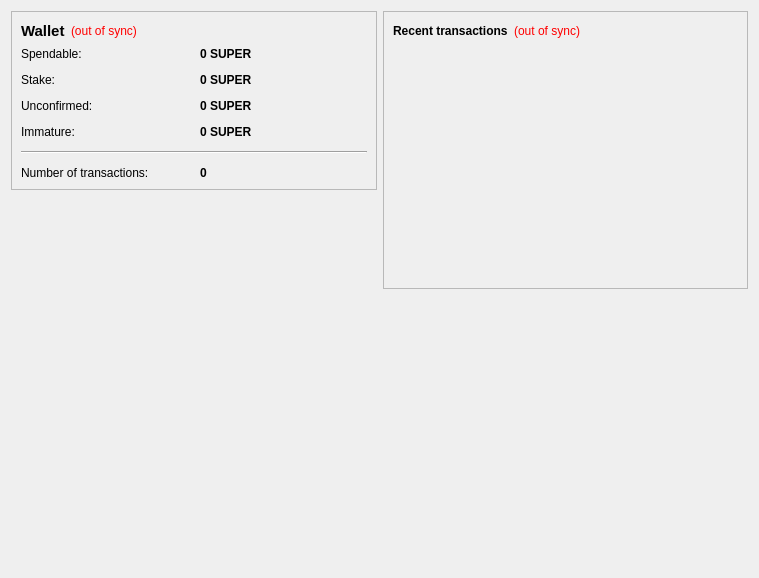
<?xml version="1.0" encoding="UTF-8"?>
<ui version="4.0">
 <class>OverviewPage</class>
 <widget class="QWidget" name="OverviewPage">
  <property name="geometry">
   <rect>
    <x>0</x>
    <y>0</y>
    <width>759</width>
    <height>578</height>
   </rect>
  </property>
  <property name="windowTitle">
   <string>Form</string>
  </property>
  <layout class="QHBoxLayout" name="horizontalLayout">
   <item>
    <layout class="QVBoxLayout" name="verticalLayout_2">
     <item>
      <widget class="QFrame" name="frame">
       <property name="frameShape">
        <enum>QFrame::StyledPanel</enum>
       </property>
       <property name="frameShadow">
        <enum>QFrame::Raised</enum>
       </property>
       <layout class="QVBoxLayout" name="verticalLayout_4">
        <item>
         <layout class="QHBoxLayout" name="horizontalLayout_4">
          <item>
           <widget class="QLabel" name="label_5">
            <property name="font">
             <font>
              <pointsize>11</pointsize>
              <weight>75</weight>
              <bold>true</bold>
             </font>
            </property>
            <property name="text">
             <string>Wallet</string>
            </property>
           </widget>
          </item>
          <item>
           <widget class="QLabel" name="labelWalletStatus">
            <property name="toolTip">
             <string>The displayed information may be out of date. Your wallet automatically synchronizes with the Vital network after a connection is established, but this process has not completed yet.</string>
            </property>
            <property name="styleSheet">
             <string notr="true">QLabel { color: red; }</string>
            </property>
            <property name="text">
             <string notr="true">(out of sync)</string>
            </property>
            <property name="alignment">
             <set>Qt::AlignLeading|Qt::AlignLeft|Qt::AlignVCenter</set>
            </property>
           </widget>
          </item>
          <item>
           <spacer name="horizontalSpacer_2">
            <property name="orientation">
             <enum>Qt::Horizontal</enum>
            </property>
            <property name="sizeHint" stdset="0">
             <size>
              <width>40</width>
              <height>20</height>
             </size>
            </property>
           </spacer>
          </item>
         </layout>
        </item>
        <item>
         <layout class="QGridLayout" name="gridLayout">
          <property name="spacing">
           <number>12</number>
          </property>
          <item row="0" column="0">
           <widget class="QLabel" name="label">
            <property name="text">
             <string>Spendable:</string>
            </property>
           </widget>
          </item>
          <item row="0" column="1">
           <widget class="QLabel" name="labelBalance">
            <property name="font">
             <font>
              <weight>75</weight>
              <bold>true</bold>
             </font>
            </property>
            <property name="cursor">
             <cursorShape>IBeamCursor</cursorShape>
            </property>
            <property name="toolTip">
             <string>Your current spendable balance</string>
            </property>
            <property name="text">
             <string notr="true">0 SUPER</string>
            </property>
            <property name="textInteractionFlags">
             <set>Qt::LinksAccessibleByMouse|Qt::TextSelectableByKeyboard|Qt::TextSelectableByMouse</set>
            </property>
           </widget>
          </item>
          <item row="1" column="0">
           <widget class="QLabel" name="label_6">
            <property name="text">
             <string>Stake:</string>
            </property>
           </widget>
          </item>
          <item row="1" column="1">
           <widget class="QLabel" name="labelStake">
            <property name="font">
             <font>
              <weight>75</weight>
              <bold>true</bold>
             </font>
            </property>
            <property name="cursor">
             <cursorShape>IBeamCursor</cursorShape>
            </property>
            <property name="toolTip">
             <string>Total of coins that was staked, and do not yet count toward the current balance</string>
            </property>
            <property name="text">
             <string notr="true">0 SUPER</string>
            </property>
            <property name="textInteractionFlags">
             <set>Qt::LinksAccessibleByMouse|Qt::TextSelectableByKeyboard|Qt::TextSelectableByMouse</set>
            </property>
           </widget>
          </item>
          <item row="2" column="0">
           <widget class="QLabel" name="label_3">
            <property name="text">
             <string>Unconfirmed:</string>
            </property>
           </widget>
          </item>
          <item row="2" column="1">
           <widget class="QLabel" name="labelUnconfirmed">
            <property name="font">
             <font>
              <weight>75</weight>
              <bold>true</bold>
             </font>
            </property>
            <property name="cursor">
             <cursorShape>IBeamCursor</cursorShape>
            </property>
            <property name="toolTip">
             <string>Total of transactions that have yet to be confirmed, and do not yet count toward the current balance</string>
            </property>
            <property name="text">
             <string notr="true">0 SUPER</string>
            </property>
            <property name="textInteractionFlags">
             <set>Qt::LinksAccessibleByMouse|Qt::TextSelectableByKeyboard|Qt::TextSelectableByMouse</set>
            </property>
           </widget>
          </item>
          <item row="3" column="0">
           <widget class="QLabel" name="labelImmatureText">
            <property name="text">
             <string>Immature:</string>
            </property>
           </widget>
          </item>
          <item row="3" column="1">
           <widget class="QLabel" name="labelImmature">
            <property name="font">
             <font>
              <weight>75</weight>
              <bold>true</bold>
             </font>
            </property>
            <property name="toolTip">
             <string>Mined balance that has not yet matured</string>
            </property>
            <property name="text">
             <string notr="true">0 SUPER</string>
            </property>
            <property name="textInteractionFlags">
             <set>Qt::LinksAccessibleByMouse|Qt::TextSelectableByKeyboard|Qt::TextSelectableByMouse</set>
            </property>
           </widget>
          </item>
          <item row="4" column="0" colspan="2">
           <widget class="Line" name="line">
            <property name="orientation">
             <enum>Qt::Horizontal</enum>
            </property>
           </widget>
          </item>
          <item row="5" column="0">
           <widget class="QLabel" name="label_2">
            <property name="text">
             <string>Number of transactions:</string>
            </property>
           </widget>
          </item>
          <item row="5" column="1">
           <widget class="QLabel" name="labelNumTransactions">
            <property name="font">
             <font>
              <weight>75</weight>
              <bold>true</bold>
             </font>
            </property>
            <property name="cursor">
             <cursorShape>IBeamCursor</cursorShape>
            </property>
            <property name="toolTip">
             <string>Total number of transactions in wallet</string>
            </property>
            <property name="text">
             <string notr="true">0</string>
            </property>
            <property name="textInteractionFlags">
             <set>Qt::LinksAccessibleByMouse|Qt::TextSelectableByKeyboard|Qt::TextSelectableByMouse</set>
            </property>
           </widget>
          </item>
         </layout>
        </item>
       </layout>
      </widget>
     </item>
     <item>
      <spacer name="verticalSpacer">
       <property name="orientation">
        <enum>Qt::Vertical</enum>
       </property>
       <property name="sizeHint" stdset="0">
        <size>
         <width>20</width>
         <height>40</height>
        </size>
       </property>
      </spacer>
     </item>
     <item>
      <widget class="QLabel" name="label_6">
       <property name="minimumSize">
        <size>
         <width>321</width>
         <height>301</height>
        </size>
       </property>
       <property name="text">
        <string/>
       </property>
       <property name="pixmap">
        <pixmap resource="../bitcoin.qrc">:/images/backg</pixmap>
       </property>
       <property name="scaledContents">
        <bool>false</bool>
       </property>
       <property name="alignment">
        <set>Qt::AlignCenter</set>
       </property>
       <property name="margin">
        <number>-2</number>
       </property>
      </widget>
     </item>
     <item>
      <spacer name="verticalSpacer_3">
       <property name="orientation">
        <enum>Qt::Vertical</enum>
       </property>
       <property name="sizeHint" stdset="0">
        <size>
         <width>20</width>
         <height>40</height>
        </size>
       </property>
      </spacer>
     </item>
    </layout>
   </item>
   <item>
    <layout class="QVBoxLayout" name="verticalLayout_3">
     <item>
      <widget class="QFrame" name="frame_2">
       <property name="frameShape">
        <enum>QFrame::StyledPanel</enum>
       </property>
       <property name="frameShadow">
        <enum>QFrame::Raised</enum>
       </property>
       <layout class="QVBoxLayout" name="verticalLayout">
        <item>
         <layout class="QHBoxLayout" name="horizontalLayout_2">
          <item>
           <widget class="QLabel" name="label_4">
            <property name="text">
             <string>&lt;b&gt;Recent transactions&lt;/b&gt;</string>
            </property>
           </widget>
          </item>
          <item>
           <widget class="QLabel" name="labelTransactionsStatus">
            <property name="toolTip">
             <string>The displayed information may be out of date. Your wallet automatically synchronizes with the Vital network after a connection is established, but this process has not completed yet.</string>
            </property>
            <property name="styleSheet">
             <string notr="true">QLabel { color: red; }</string>
            </property>
            <property name="text">
             <string notr="true">(out of sync)</string>
            </property>
            <property name="alignment">
             <set>Qt::AlignRight|Qt::AlignTrailing|Qt::AlignVCenter</set>
            </property>
           </widget>
          </item>
          <item>
           <spacer name="horizontalSpacer">
            <property name="orientation">
             <enum>Qt::Horizontal</enum>
            </property>
            <property name="sizeHint" stdset="0">
             <size>
              <width>40</width>
              <height>20</height>
             </size>
            </property>
           </spacer>
          </item>
         </layout>
        </item>
        <item>
         <widget class="QListView" name="listTransactions">
          <property name="styleSheet">
           <string notr="true">QListView { background: transparent; }</string>
          </property>
          <property name="frameShape">
           <enum>QFrame::NoFrame</enum>
          </property>
          <property name="verticalScrollBarPolicy">
           <enum>Qt::ScrollBarAlwaysOff</enum>
          </property>
          <property name="horizontalScrollBarPolicy">
           <enum>Qt::ScrollBarAlwaysOff</enum>
          </property>
          <property name="selectionMode">
           <enum>QAbstractItemView::NoSelection</enum>
          </property>
         </widget>
        </item>
       </layout>
      </widget>
     </item>
     <item>
      <spacer name="verticalSpacer_2">
       <property name="orientation">
        <enum>Qt::Vertical</enum>
       </property>
       <property name="sizeHint" stdset="0">
        <size>
         <width>20</width>
         <height>40</height>
        </size>
       </property>
      </spacer>
     </item>
    </layout>
   </item>
  </layout>
 </widget>
 <resources>
  <include location="../bitcoin.qrc"/>
 </resources>
 <connections/>
</ui>
